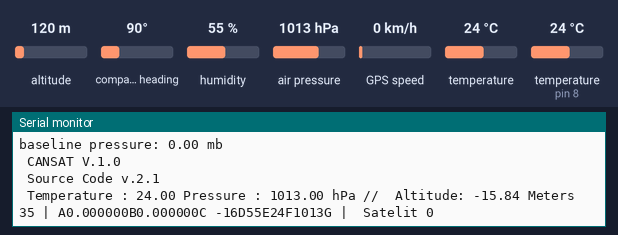
Bench run of a sketch on a simulated Arduino Mega 2560, built with avr-gcc and run on an emulated ATmega2560. Shown: the last lines printed to the serial monitor. The test bench sets the inputs (shaded band); at power-on: temperature (sensor on pin 8) 24 °C, air pressure 1013 hPa, altitude 120 m, compass heading 90°, humidity 55 %, GPS speed 0 km/h, temperature 24 °C. The GPS gets a fix after 3 s at 37.7749, -122.4194 with 8 satellites.

Above: at 2.8 s.
2.9 s: temperature (sensor on pin 8) set to 11 °C
At 4.1 s:
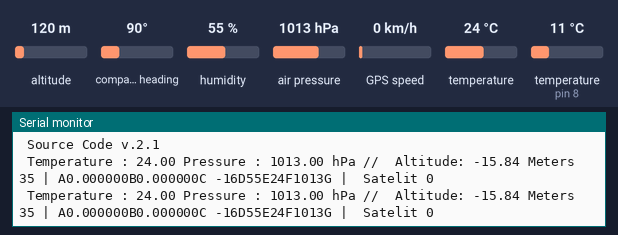
4.4 s: temperature (sensor on pin 8) set to 8 °C
At 5.4 s:
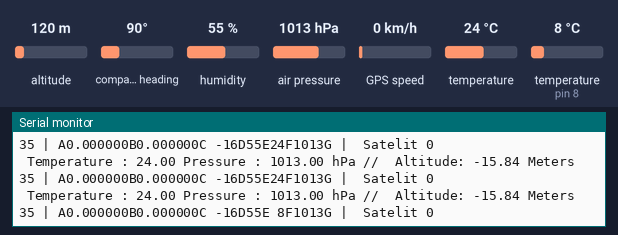
7.8 s: air pressure set to 998 hPa
At 9.0 s:
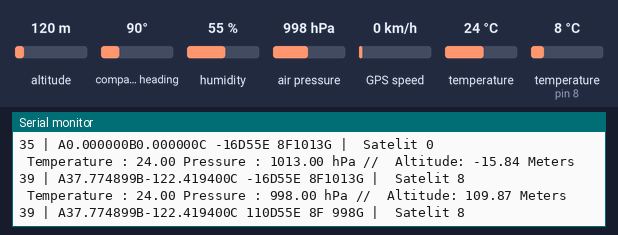
9.3 s: air pressure set to 1002 hPa
At 10.2 s:
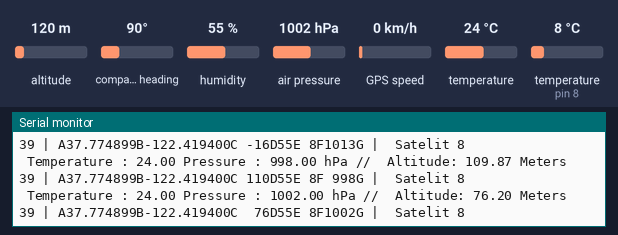
Timing chart, 0 to 12.3 s (numbered marks = the images above; inputs shaded):
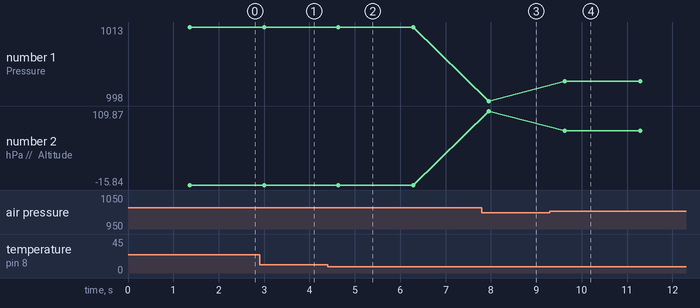

Measured:
- the behaviour switches between 10 and 9 °C on temperature (sensor on pin 8) (found by bisection; images 1 and 2)
- the behaviour switches between 999 and 1000 hPa on air pressure (found by bisection; images 3 and 4)
- after the input at 4.4 s, the serial monitor: prints a new line after 0.31 s (image 2)
- after the input at 7.8 s, the serial monitor: prints a new line after 0.15 s (image 3)
- after the input at 9.3 s, the serial monitor: prints a new line after 0.33 s (image 4)
- plotted number 1: 1013 → 998 after the input at 7.8 s, 998 → 1002 after the input at 9.3 s
- plotted number 2: -15.84 → 109.87 after the input at 7.8 s, 109.87 → 76.2 after the input at 9.3 s

The sketch:

fulltest_v2.1.ino
```cpp
#include <TinyGPS++.h>
#include <DHT.h>
#include <Wire.h>
#include <SFE_BMP180.h>

char buff[40]; // variabel penampung untuk mengirim
int lembab, temp, satelit, ee;
float lin, buj, lintang, bujur, tinggi;

float Po = 1011.10;

// Pemanggian fungsi masing - masing sensor
SFE_BMP180 bmp180;
TinyGPSPlus gps;
DHT dht (8, DHT11);

// Inisialisasi for BMP180
double baseline; // baseline pressure
double T, P, alt; // T = Temperature BMP180, P = Pressure BMP180, alt = Altitude

void setup() {
  Serial.begin(9600);         // Serial port to computer
  Serial2.begin(9600);        // Serial2 for gps with baudrate 9600
  Serial3.begin(1200);        // Serial3 for HC12 with baudrate 9600
  dht.begin();
  Serial.println("REBOOT");

  // Initialize the sensor (it is important to get calibration values stored on the device).

  if (bmp180.begin())
    Serial.println("BMP180 init success");
  else
  {
    // Oops, something went wrong, this is usually a connection problem,
    // see the comments at the top of this sketch for the proper connections.

    Serial.println("BMP180 init fail (disconnected?)\n\n");
    while (1); // Pause forever.
  }

  // Get the baseline pressure:

  baseline = getPressure();

  Serial.print("baseline pressure: ");
  Serial.print(baseline);
  Serial.println(" mb");
  Serial.println(" CANSAT V.1.0 ");
  Serial.println(" Source Code v.2.1 ");
}

void loop() {
  bool success = false;

  lintang = gps.location.lat(), gps.location.isValid();
  bujur = gps.location.lng(), gps.location.isValid();
  satelit = gps.satellites.value(), gps.satellites.isValid() ;
  smartDelay(300);
  //  feedgps();

  char status;
  status = bmp180.startTemperature();
  if (status != 0) {
    delay(1000);

    status = bmp180.getTemperature(T);
    if (status != 0) {
      status = bmp180.startPressure(3);

      if (status != 0) {
        delay(status);
        status = bmp180.getPressure(P, T);

        if (status != 0) {
          alt = bmp180.altitude(P, Po);

          Serial.print(" Temperature : ");
          Serial.print(T);
          Serial.print(" Pressure : ");
          Serial.print(P);
          Serial.print(" hPa // ");
          Serial.print(" Altitude: ");
          Serial.print(alt);
          Serial.println(" Meters");
        }
      }
    }
  }

  temp = dht.readTemperature();
  lembab = dht.readHumidity();

  strcat(buff, "A");
  dtostrf(lintang, 2, 6, &buff[strlen(buff)]);
  strcat(buff, "B");
  dtostrf(bujur, 3, 6, &buff[strlen(buff)]);
  strcat(buff, "C");
  dtostrf(alt, 4, 0, &buff[strlen(buff)]);
  strcat(buff, "D");
  dtostrf(lembab, 2, 0, &buff[strlen(buff)]);
  strcat(buff, "E");
  dtostrf(temp, 2, 0, &buff[strlen(buff)]);
  strcat(buff, "F");
  dtostrf(P, 4, 0, &buff[strlen(buff)]);
  strcat(buff, "G");

  Serial3.print(buff);
  Serial.print(strlen(buff) );
  Serial.print(" | ");
  Serial.print(buff);
  Serial.print(" | ");
  Serial.print(" Satelit ");
  Serial.println(satelit);

  //DEBUG FORMAT DATA
  //  Serial.print(lintang, 6);
  //  Serial.print(",");
  //  Serial.print(bujur, 6);
  //  Serial.print(",");
  //  Serial.print(tinggi);
  //  Serial.print(",");
  //  Serial.print(temp);
  //  Serial.print(",");
  //  Serial.println(lembab);
  //  Serial.print(",");
  //  Serial.println(P, 0);
  //  Serial.println("----------------------");

  buff[0] = '\0';
  Serial3.flush();
//  delay(400);
}

void feedgps() {
  while (Serial2.available()) {
    if (gps.encode(Serial2.read())) {
      if (gps.location.isValid() || gps.altitude.isValid() ||  gps.satellites.isValid()) {
        lintang = gps.location.lat();
        bujur = gps.location.lng();
        //        tinggi = gps.altitude.meters();
        satelit = gps.satellites.value();
      }
      else {
        Serial.println(" GPS not Locked ");
        feedgps();
      }
    }
  }
}

static void smartDelay(unsigned long ms)
{
  unsigned long start = millis();
  do
  {
    while (Serial2.available())
      gps.encode(Serial2.read());
  } while (millis() - start < ms);
}


static void printFloat(float val, bool valid, int len, int prec)
{
  if (!valid)
  {
    while (len-- > 1)
      Serial.print('*');
    Serial.print(' ');
  }
  else
  {
    Serial.print(val, prec);
    int vi = abs((int)val);
    int flen = prec + (val < 0.0 ? 2 : 1); // . and -
    flen += vi >= 1000 ? 4 : vi >= 100 ? 3 : vi >= 10 ? 2 : 1;
    for (int i = flen; i < len; ++i)
      Serial.print(' ');
  }
  smartDelay(0);
}

double getPressure() {

}
```
